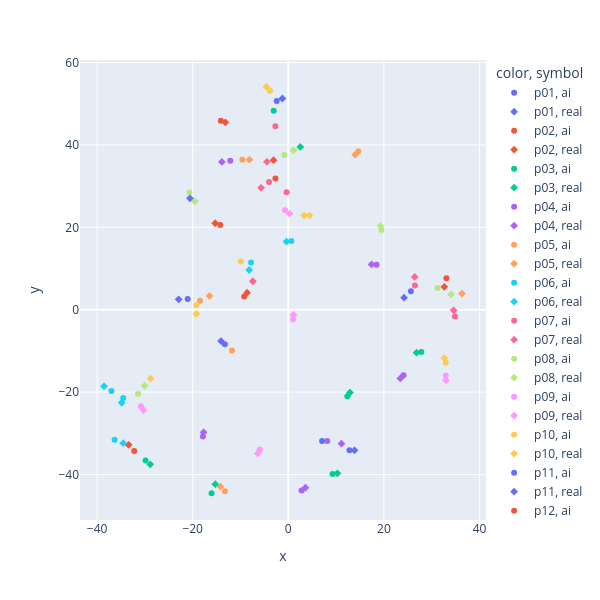

Notebook cell for this chart:
### Code cell
from sklearn.manifold import TSNE
import plotly.express as px
# pip install plotly kaleido

_embedded = TSNE(n_components=2, learning_rate='auto', init='random', random_state=412, perplexity=3).fit_transform(matrix)

fig = px.scatter(
    x=_embedded[:,0], y=_embedded[:,1], hover_data=[dall["pid"].values], color=dall["pid"].values, symbol=dall["type"].values,  width=600, height=600)
fig.show()
#fig.write_image("tsne.pdf")
